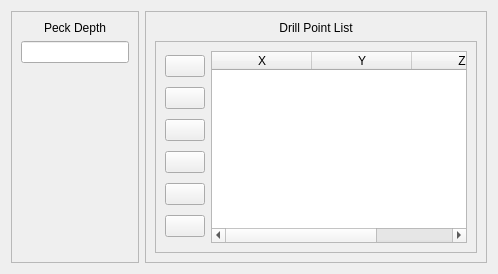
     <widget class="QWidget" name="page_11">
      <layout class="QHBoxLayout" name="horizontalLayout_10">
       <item>
        <widget class="QFrame" name="frame_18">
         <property name="frameShape">
          <enum>QFrame::StyledPanel</enum>
         </property>
         <property name="frameShadow">
          <enum>QFrame::Raised</enum>
         </property>
         <layout class="QVBoxLayout" name="verticalLayout_18">
          <item>
           <widget class="QLabel" name="drillPeckDepthL">
            <property name="text">
             <string>Peck Depth</string>
            </property>
            <property name="alignment">
             <set>Qt::AlignCenter</set>
            </property>
           </widget>
          </item>
          <item>
           <widget class="QLineEdit" name="drillPeckDepthE">
            <property name="sizePolicy">
             <sizepolicy hsizetype="Preferred" vsizetype="Fixed">
              <horstretch>0</horstretch>
              <verstretch>0</verstretch>
             </sizepolicy>
            </property>
            <property name="toolTip">
             <string>Defines how far the machine will plunge
into the material on each peck. For each
peck, the spindle raises to the Safe Height and then
drills to the Peck Depth plus the depth
on the previous peck. The last
peck drills to the depth defined in the
'Z' coordinate for the point being drilled.</string>
            </property>
           </widget>
          </item>
          <item>
           <spacer name="verticalSpacer_6">
            <property name="orientation">
             <enum>Qt::Vertical</enum>
            </property>
            <property name="sizeHint" stdset="0">
             <size>
              <width>20</width>
              <height>40</height>
             </size>
            </property>
           </spacer>
          </item>
         </layout>
        </widget>
       </item>
       <item>
        <widget class="QFrame" name="frame_19">
         <property name="frameShape">
          <enum>QFrame::StyledPanel</enum>
         </property>
         <property name="frameShadow">
          <enum>QFrame::Raised</enum>
         </property>
         <layout class="QVBoxLayout" name="verticalLayout_17">
          <item>
           <widget class="QLabel" name="label">
            <property name="text">
             <string>Drill Point List</string>
            </property>
            <property name="alignment">
             <set>Qt::AlignCenter</set>
            </property>
           </widget>
          </item>
          <item>
           <widget class="QFrame" name="frame_16">
            <property name="sizePolicy">
             <sizepolicy hsizetype="Expanding" vsizetype="Preferred">
              <horstretch>0</horstretch>
              <verstretch>0</verstretch>
             </sizepolicy>
            </property>
            <property name="frameShape">
             <enum>QFrame::StyledPanel</enum>
            </property>
            <property name="frameShadow">
             <enum>QFrame::Raised</enum>
            </property>
            <layout class="QHBoxLayout" name="horizontalLayout_6">
             <item>
              <layout class="QVBoxLayout" name="verticalLayout_5">
               <item>
                <widget class="QPushButton" name="drillAddB">
                 <property name="toolTip">
                  <string>Add a new drill point</string>
                 </property>
                 <property name="text">
                  <string/>
                 </property>
                 <property name="icon">
                  <iconset theme="list-add">
                   <normaloff>.</normaloff>.</iconset>
                 </property>
                </widget>
               </item>
               <item>
                <widget class="QPushButton" name="drillRemoveB">
                 <property name="toolTip">
                  <string>Delete the selected drill point.
If multiple drill points are selected,
only the first point is deleted.</string>
                 </property>
                 <property name="text">
                  <string/>
                 </property>
                 <property name="icon">
                  <iconset theme="list-remove">
                   <normaloff>.</normaloff>.</iconset>
                 </property>
                </widget>
               </item>
               <item>
                <widget class="QPushButton" name="drillUpB">
                 <property name="toolTip">
                  <string>Move the selected drill point up by one place.</string>
                 </property>
                 <property name="text">
                  <string/>
                 </property>
                 <property name="icon">
                  <iconset theme="go-up">
                   <normaloff>.</normaloff>.</iconset>
                 </property>
                </widget>
               </item>
               <item>
                <widget class="QPushButton" name="drillDownB">
                 <property name="toolTip">
                  <string>Move the selected drill point down by one point.</string>
                 </property>
                 <property name="text">
                  <string/>
                 </property>
                 <property name="icon">
                  <iconset theme="go-down">
                   <normaloff>.</normaloff>.</iconset>
                 </property>
                </widget>
               </item>
               <item>
                <widget class="QPushButton" name="drillSaveB">
                 <property name="toolTip">
                  <string>Saves the points shown in the
Drill Point List to a file.</string>
                 </property>
                 <property name="text">
                  <string/>
                 </property>
                 <property name="icon">
                  <iconset theme="document-save">
                   <normaloff>.</normaloff>.</iconset>
                 </property>
                </widget>
               </item>
               <item>
                <widget class="QPushButton" name="drillLoadB">
                 <property name="toolTip">
                  <string>Loads the drill points defined in a drill file.
Any existing points are deleted and replaced
by the contents of the drill file.</string>
                 </property>
                 <property name="text">
                  <string/>
                 </property>
                 <property name="icon">
                  <iconset theme="document-open">
                   <normaloff>.</normaloff>.</iconset>
                 </property>
                </widget>
               </item>
              </layout>
             </item>
             <item>
              <widget class="QTableWidget" name="drillTW">
               <property name="sizeAdjustPolicy">
                <enum>QAbstractScrollArea::AdjustIgnored</enum>
               </property>
               <attribute name="horizontalHeaderMinimumSectionSize">
                <number>26</number>
               </attribute>
               <attribute name="horizontalHeaderStretchLastSection">
                <bool>true</bool>
               </attribute>
               <attribute name="verticalHeaderVisible">
                <bool>false</bool>
               </attribute>
               <column>
                <property name="text">
                 <string>X</string>
                </property>
                <property name="toolTip">
                 <string>X Coordinate for the drill point.
Value is relative to the origin
defined on the project page.</string>
                </property>
               </column>
               <column>
                <property name="text">
                 <string>Y</string>
                </property>
                <property name="toolTip">
                 <string>Y Coordinate for the drill point.
Value is relative to the origin
defined on the project page.</string>
                </property>
               </column>
               <column>
                <property name="text">
                 <string>Z</string>
                </property>
                <property name="toolTip">
                 <string>Depth for the drill point.
Value is relative to the origin
defined on the project page.
The actual depth will be the
origin minus the value in this field.</string>
                </property>
               </column>
              </widget>
             </item>
            </layout>
           </widget>
          </item>
         </layout>
        </widget>
       </item>
      </layout>
     </widget>
